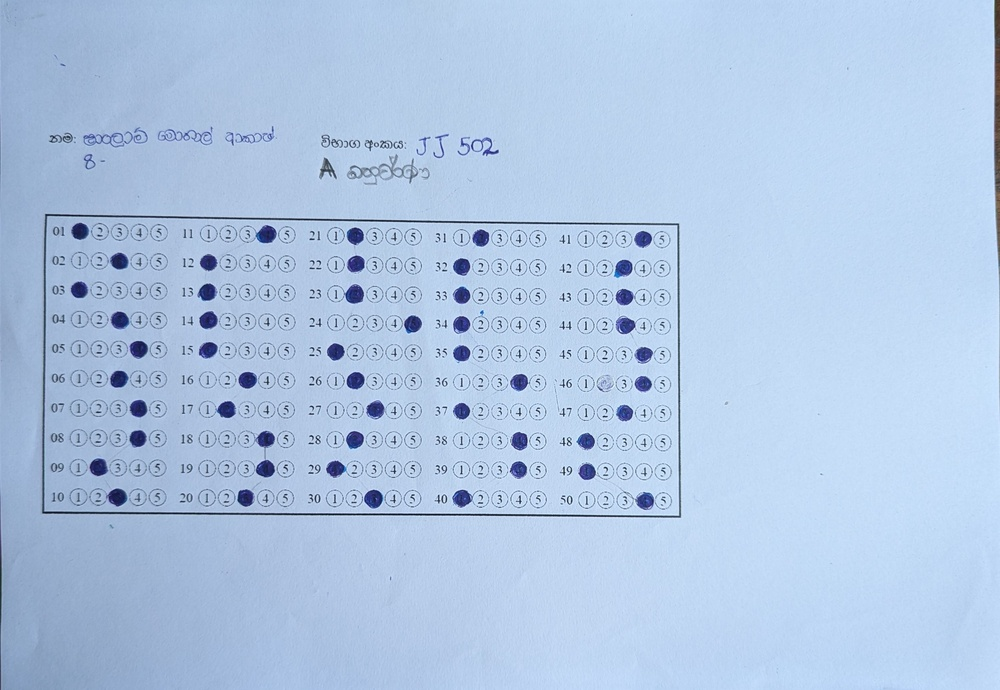
#> input picture Data Set/Answer Scripts/Answer Scripts/A/JJ502.jpg, 1000 x 690 px, shrunk from 3090 x 2133 before the run, found by its file name
$ jupyter execute --allow-errors version4.ipynb
#> lines starting #> are read from the running program, lines starting #| are printed output that depends on the picture; after the words box and inside, x2 and y2 are one past the last pixel; in counts of white or black regions, pixels touching at a corner belong together
# Version 4 - Succeeded!

Approach:

- Load Image
- Find Sheet corners using Canny edge detector
- Find the Largest contour of the image using openCV findContours
- Warp image to a known aspect ratio using Perspective Transform Matrix and warpPerspective
- Appy orientation fixes - rotate - flip

## For Answer Sheets 'A'

### Original Image

[cell 1]
import cv2
import numpy as np
import matplotlib.pyplot as plt

# Load the image
image = cv2.imread('Data Set\Answer Scripts\Answer Scripts\A\JJ502.jpg')
#> image is the input picture: shape (690, 1000, 3); mean B, G, R 228.1, 199, 176.1

# Use matplotlib to display the image
plt.figure(figsize=(10, 10))
plt.imshow(image)
plt.title("Original Image")
plt.axis("off")  # Hide axes for better viewing
plt.show()

### Finding sheet corners

[cell 2]
def find_sheet_corners(image):
    # Convert to grayscale and apply Gaussian blur
    gray = cv2.cvtColor(image, cv2.COLOR_BGR2GRAY)
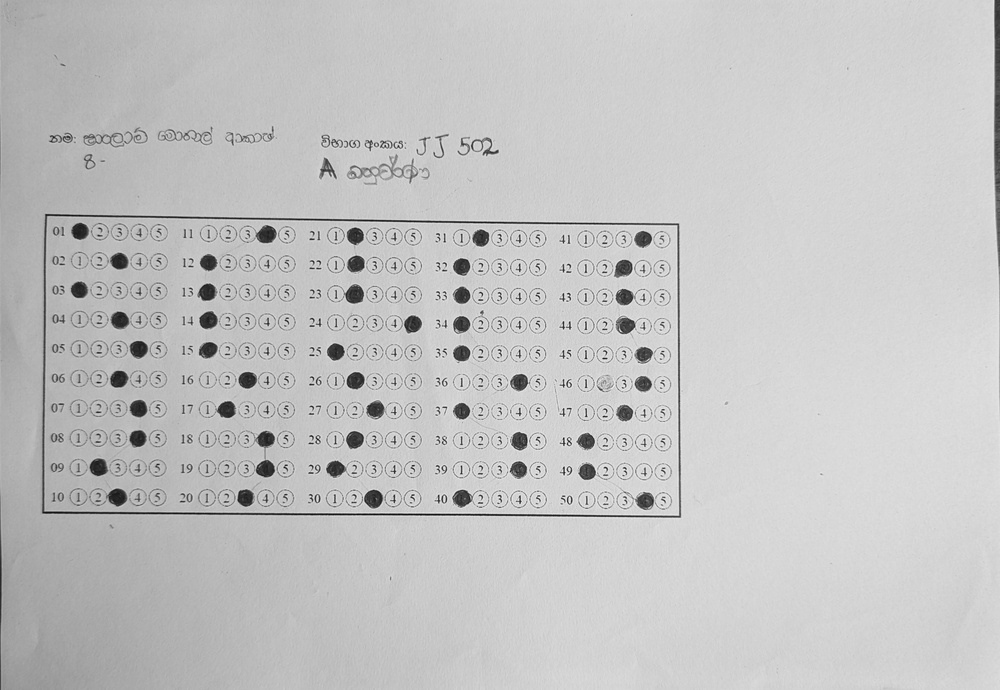
#> gray: shape (690, 1000); min 10, max 251, mean 195.6
    blurred = cv2.GaussianBlur(gray, (5, 5), 0)

    # Use Canny edge detection
    edged = cv2.Canny(blurred, 50, 150)
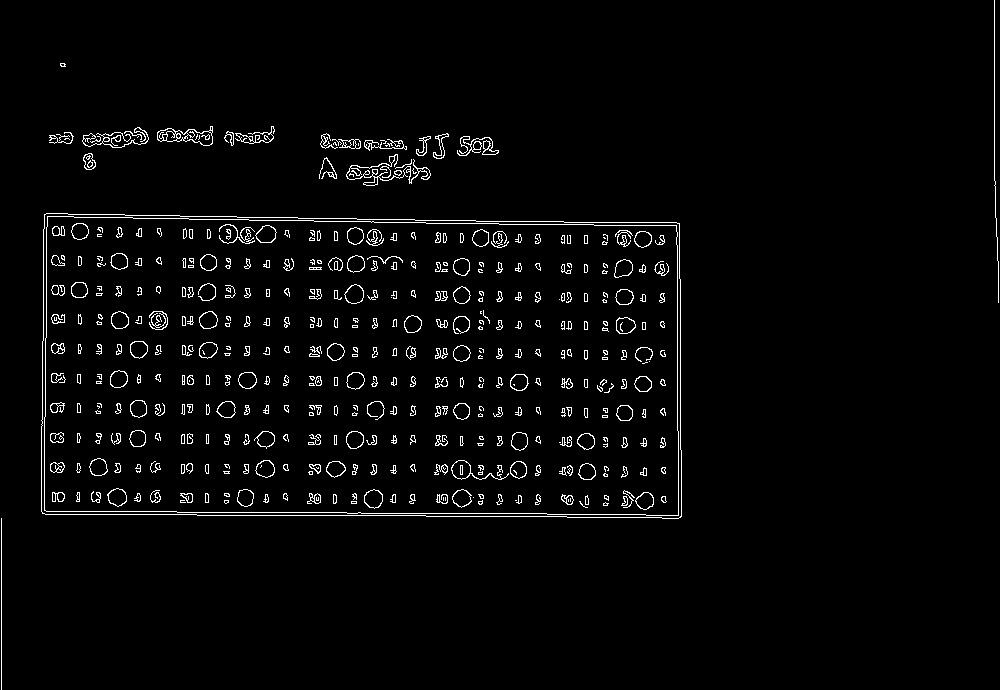
#> edged: shape (690, 1000); 2.7% white in thin lines or dots

    # Find contours in the edged image
    contours, _ = cv2.findContours(edged, cv2.RETR_EXTERNAL, cv2.CHAIN_APPROX_SIMPLE)
#> contours = 32 contours, 15 with area under 20; largest, box (x1, y1, x2, y2) and area: (41, 213, 682, 519) 189451, (157, 126, 213, 146) 608, (346, 154, 431, 186) 252, (457, 136, 499, 156) 192, (83, 153, 96, 170) 142

    # Assume the largest contour is the answer sheet
    largest_contour = max(contours, key=cv2.contourArea)
#> largest_contour = contour of 56 points, box (x1, y1, x2, y2) (41, 213, 682, 519), area 189451

    # Approximate the contour to find the corners
    perimeter = cv2.arcLength(largest_contour, True)
#> perimeter = 1877.6
    corners = cv2.approxPolyDP(largest_contour, 0.02 * perimeter, True)
#> corners = [[44, 214], [42, 513], [681, 516], [679, 223]]

    if len(corners) == 4:
        return corners.reshape(4, 2)
    else:
        raise ValueError("Could not find the corners of the sheet")


# Find the corners of the sheet
sheet_corners = find_sheet_corners(image)
#> sheet_corners = [[44, 214], [42, 513], [681, 516], [679, 223]]

print(sheet_corners)
#| [[ 44 214]
#|  [ 42 513]
#|  [681 516]
#|  [679 223]]


#cv2.waitKey(0)
#cv2.destroyAllWindows()

## Warp image to a known aspect ratio

[cell 3]
def warp_perspective(image, corners):
    # Define the known aspect ratio for the warped image (standard OMR sheet size)
    top_left, top_right, bottom_right, bottom_left = corners
#> top_left = [44, 214]; top_right = [42, 513]; bottom_right = [681, 516]; bottom_left = [679, 223]

    width = max(np.linalg.norm(top_right - top_left), np.linalg.norm(bottom_right - bottom_left))
#> width = 299
    height = max(np.linalg.norm(top_right - bottom_right), np.linalg.norm(top_left - bottom_left))
#> height = 639

    # Destination points for the warp
    destination_corners = np.array([
        [0, 0],
        [width - 1, 0],
        [width - 1, height - 1],
        [0, height - 1]
    ], dtype="float32")
#> destination_corners = [[0, 0], [298, 0], [298, 638], [0, 638]]

    # Perspective transform matrix
    M = cv2.getPerspectiveTransform(corners.astype(np.float32), destination_corners)
#> M = [[-0.0143, 1.01, -214.7], [0.987, 0.00661, -44.86], [-3.21e-05, 2.11e-05, 1]]
    warped = cv2.warpPerspective(image, M, (int(width), int(height)))
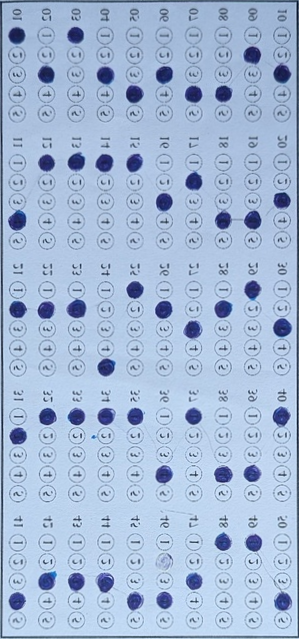
#> warped: shape (639, 299, 3); mean B, G, R 215.2, 185.3, 164.3

    return warped

# Warp the perspective to a known aspect ratio
warped_image = warp_perspective(image, sheet_corners)

# Optionally save or display the warped image
#cv2.imshow("Warped Image", warped_image)

# Rotate the image by 90 degrees clockwise to correct the orientation
warped_image_rotated = cv2.rotate(warped_image, cv2.ROTATE_90_CLOCKWISE)
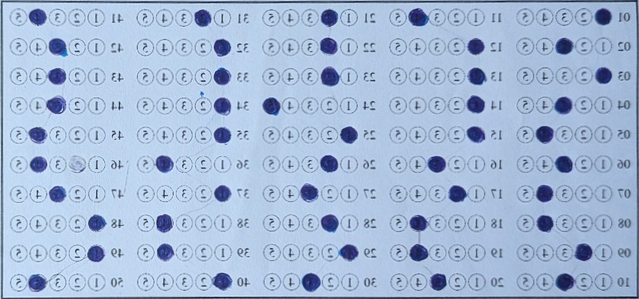
#> warped_image_rotated: shape (299, 639, 3); mean B, G, R 215.2, 185.3, 164.3

# Flip the image horizontally to fix the mirroring
warped_image_corrected = cv2.flip(warped_image_rotated, 1)
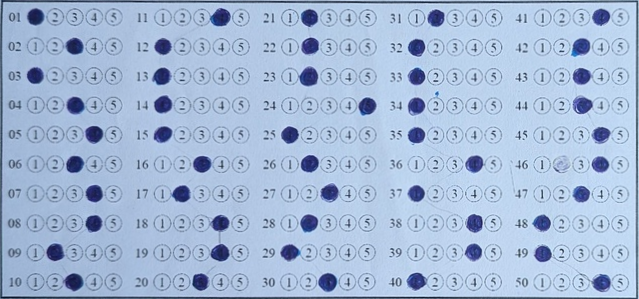
#> warped_image_corrected: shape (299, 639, 3); mean B, G, R 215.2, 185.3, 164.3

# Convert the image to RGB for displaying with Matplotlib
warped_image_rgb = cv2.cvtColor(warped_image_corrected, cv2.COLOR_BGR2RGB)

# Use matplotlib to display the image
plt.figure(figsize=(10, 10))
plt.imshow(warped_image_rgb)
plt.title("Corrected Warped Image")
plt.axis("off")  # Hide axes for better viewing
plt.show()

## Gridded answer sheet

[cell 4]
def create_grid(image, num_questions=10, num_options=5):
    # Get the image dimensions
#> called with num_questions = 10, num_options = 5
    height, width = image.shape[:2]
#> height = 299; width = 639

    # Define the cell size based on number of questions and options
    cell_height = height // num_questions
#> cell_height = 29
    cell_width = width // num_options
#> cell_width = 127

    # List to store grid coordinates for each bubble
    grid = []

    for i in range(num_questions):
        row = []
        for j in range(num_options):
            # Define the top-left and bottom-right corners of each cell
            top_left = (j * cell_width, i * cell_height)
            bottom_right = ((j + 1) * cell_width, (i + 1) * cell_height)

            row.append((top_left, bottom_right))

        grid.append(row)

    return grid

# Create a grid on the image (10 rows, 5 columns)
grid = create_grid(warped_image_corrected, num_questions=10, num_options=5)
#> grid = 10 items

# display the grid on the image for verification
for row in grid:
    for (top_left, bottom_right) in row:
        cv2.rectangle(warped_image_corrected, top_left, bottom_right, (0, 0, 255), 2)
#> this loop made 10 passes
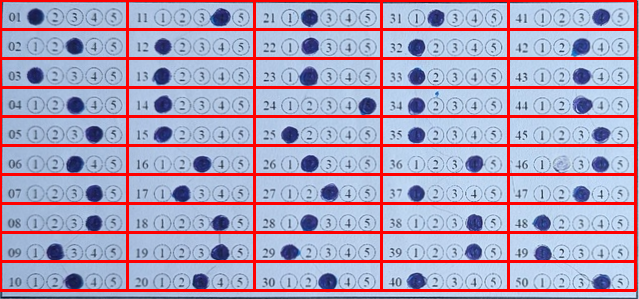
#> warped_image_corrected: shape (299, 639, 3); 12.98% of pixels changed, all inside (x1, y1, x2, y2) = (0, 0, 637, 292)

# Display the image with the grid
plt.figure(figsize=(10, 8))
plt.imshow(cv2.cvtColor(warped_image_corrected, cv2.COLOR_BGR2RGB))
plt.title("Gridded Answer Sheet")
plt.axis("off")
plt.show()

## Generating anwers of the student

[cell 5]
def extract_question_boxes(image, num_columns=5, num_rows=10):
    """
    Extract individual question boxes from the gridded answer sheet.
    There are num_columns columns and num_rows rows.
    """
#> called with num_columns = 5, num_rows = 10
    height, width = image.shape[:2]
#> height = 299; width = 639

    # Calculate width and height of each grid box
    box_width = width // num_columns
#> box_width = 127
    box_height = height // num_rows
#> box_height = 29

    question_boxes = []
    for col in range(num_columns):
        for row in range(num_rows):
            top_left = (col * box_width, row * box_height)
            bottom_right = ((col + 1) * box_width, (row + 1) * box_height)

            # Extract the grid box corresponding to each question
            question_box = image[top_left[1]:bottom_right[1], top_left[0]:bottom_right[0]]
            question_boxes.append(question_box)
#> after the loop, question_boxes = 50 items

    return question_boxes

def detect_colored_bubble(question_box):
    """
    Detect the filled bubble in the given question box.
    The question box is divided into 6 sections (1 for question number, 5 for bubbles).
    """
    # Convert to grayscale for processing
    gray_box = cv2.cvtColor(question_box, cv2.COLOR_BGR2GRAY)

    # Apply threshold to detect dark bubbles
    _, thresh_box = cv2.threshold(gray_box, 150, 255, cv2.THRESH_BINARY_INV)

    # Split the question box into 6 equal sections (1 for question number and 5 for bubbles)
    bubble_width = question_box.shape[1] // 6
    filled_bubbles = []

    for i in range(1, 6):  # Start from index 1 to skip the question number
        # Extract each bubble section
        bubble_region = thresh_box[:, i * bubble_width: (i + 1) * bubble_width]

        # Calculate the filled area percentage in each bubble
        filled_percentage = np.sum(bubble_region == 255) / float(bubble_region.size)
        filled_bubbles.append(filled_percentage)

    # Identify the index of the most filled bubble
    filled_bubble_index = np.argmax(filled_bubbles) + 1  # Add 1 to get options 1-5
    return filled_bubble_index

# Load the corrected warped image
warped_image = warped_image_corrected

# Extract the 50 grid boxes corresponding to the 50 questions
question_boxes = extract_question_boxes(warped_image, num_columns=5, num_rows=10)
#> question_boxes = 50 items

# Process each question box and detect the filled bubble
results = []

for i, question_box in enumerate(question_boxes):
    # Detect the filled bubble in each question box
    filled_bubble = detect_colored_bubble(question_box)

    # Store the question number (i + 1) and detected filled bubble
    question_number = i + 1
    results.append((question_number, filled_bubble))

    # Print the result for each question
    print(f"Question {question_number}: Option {filled_bubble}")
#> this loop made 50 passes
#> (filled_bubble_index in detect_colored_bubble, filled_bubble) on passes 1 to 12: (1, 1), (3, 3), (1, 1), (3, 3), (4, 4), (3, 3), (4, 4), (4, 4), (2, 2), (3, 3), (4, 4), (1, 1)
#| Question 1: Option 1
#| Question 2: Option 3
#| Question 3: Option 1
#| Question 4: Option 3
#| Question 5: Option 4
#| Question 6: Option 3
#| Question 7: Option 4
#| Question 8: Option 4
#> (further printed lines are left out)
#> pass 1, in detect_colored_bubble, `gray_box = cv2.cvtColor(question_box, cv2.COLOR_BGR2GRAY)`:
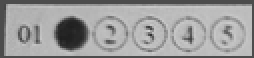
#> gray_box: shape (29, 127) (shown 2 times larger); min 31, max 210, mean 155.5
#> pass 1, in detect_colored_bubble, `_, thresh_box = cv2.threshold(gray_box, 150, 255, cv2.THRESH_BINARY_INV)`:
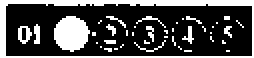
#> thresh_box: shape (29, 127) (shown 2 times larger); 29.3% white; 41 white regions (36 under 20 px), largest, box (x1, y1, x2, y2) and area: (0, 0, 127, 29) 566, (27, 8, 45, 26) 242, (9, 13, 16, 22) 36, (17, 12, 20, 22) 25, (91, 13, 97, 22) 22
#> pass 2, in detect_colored_bubble (call 2), `_, thresh_box = cv2.threshold(gray_box, 150, 255, cv2.THRESH_BINARY_INV)`:
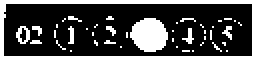
#> thresh_box: shape (29, 127) (shown 2 times larger); 25.7% white; 43 white regions (39 under 20 px), largest, box (x1, y1, x2, y2) and area: (0, 0, 127, 29) 465, (65, 9, 84, 26) 246, (8, 13, 15, 22) 35, (91, 14, 97, 22) 21
#> after the loop, results = 50 pairs, first value 1 to 50, second value 1 to 5

# Optionally, visualize one of the question boxes for reference
plt.figure(figsize=(10, 8))
plt.imshow(cv2.cvtColor(question_boxes[0], cv2.COLOR_BGR2RGB))
plt.title("Sample Question Box (Question 1)")
plt.axis("off")
plt.show()
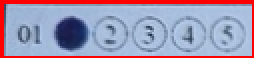
#> shown: shape (29, 127, 3) (shown 2 times larger); mean R, G, B 161.8, 148.4, 175.4

## Saving to a CSV

[cell 6]
import pandas as pd

# Create a DataFrame from the results
df_results = pd.DataFrame(results, columns=["q_no", "option"])
#> df_results = table of 50 rows and 2 columns

# Save the DataFrame to a CSV file
csv_file_path = 'test-output/output_test_1.csv'
df_results.to_csv(csv_file_path, index=False)

print(f"Results saved to {csv_file_path}")

## Grading process

[cell 7]
import csv

# Load detected answers (from the MCQ answer detection)
def load_detected_answers(detected_answers_csv):
#> called with detected_answers_csv = 'test-output/output_test_1.csv'
    detected_answers = {}
    with open(detected_answers_csv, 'r') as file:
#> (reads test-output/output_test_1.csv from the repository)
        reader = csv.DictReader(file)
        for row in reader:
            q_no = int(row['q_no'])
            option = int(row['option'])
            detected_answers[q_no] = option
    return detected_answers

# Load the marking scheme (contains correct answers and conditions)
def load_marking_scheme(marking_scheme_csv):
    marking_scheme = {}
    with open(marking_scheme_csv, 'r') as file:
        reader = csv.DictReader(file)
        for row in reader:
            q_no = int(row['Question ID'])
            correct_answers = row['Answer ID'].split(',')
            condition = row['Condition']
            marking_scheme[q_no] = {
                'correct_answers': [int(ans) for ans in correct_answers],
                'condition': condition
            }
    return marking_scheme

# Grading logic
# [28 lines left out: functions grade, save_grading_results, not called in this run]

# Paths to CSV files
detected_answers_csv = 'test-output/output_test_1.csv'  # Detected answers
marking_scheme_csv = 'Data Set/Marking Schemes/Marking Schemes/A.csv'   # Provided marking scheme
output_grades_csv = 'graded_output.csv'     # Output file

# Load data
detected_answers = load_detected_answers(detected_answers_csv)
#> (the rest of this cell did not finish here and is left out)

## Output marks as well

[cell 8]
import csv

# Load detected answers (from the MCQ answer detection)
def load_detected_answers(detected_answers_csv):
#> called with detected_answers_csv = 'test-output/output_test_1.csv'
    detected_answers = {}
    with open(detected_answers_csv, 'r') as file:
        reader = csv.DictReader(file)
        for row in reader:
            q_no = int(row['q_no'])
            option = int(row['option'])
            detected_answers[q_no] = option
    return detected_answers

# Load the marking scheme (contains correct answers and conditions)
def load_marking_scheme(marking_scheme_csv):
    marking_scheme = {}
    with open(marking_scheme_csv, 'r') as file:
        reader = csv.DictReader(file)
        for row in reader:
            q_no = int(row['Question ID'])
            correct_answers = row['Answer ID'].split(',')
            condition = row['Condition']
            marking_scheme[q_no] = {
                'correct_answers': [int(ans) for ans in correct_answers],
                'condition': condition
            }
    return marking_scheme

# Grading logic
# [39 lines left out: functions grade, save_grading_results, not called in this run]

# Paths to CSV files
detected_answers_csv = 'test-output/output_test_1.csv'  # Detected answers
marking_scheme_csv = 'Data Set/Marking Schemes/Marking Schemes/A.csv'   # Provided marking scheme
output_grades_csv = 'graded_output.csv'     # Output file

# Load data
detected_answers = load_detected_answers(detected_answers_csv)
#> (the rest of this cell did not finish here and is left out)
